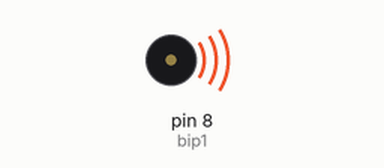
Recording of a sketch running on a simulated Arduino Uno, built with avr-gcc and run on an emulated ATmega328P. Shown: buzzer (waves = sounding).

Above: at 1.0 s.
At 2.5 s:
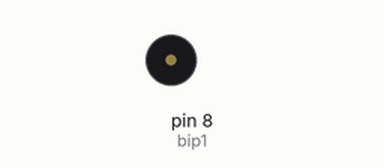
Timing chart, 0 to 27.2 s (numbered marks = the images above):
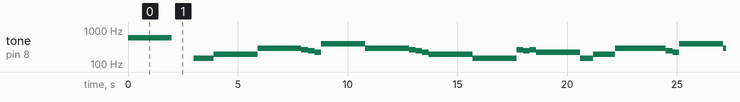

The sketch:

main.ino
```cpp
#include "pitches.h"

//Bip number
int bip1 = 8;

//Intervals
int longo = 2000;
int medio = 1000;
int curto = 500;
int small = 300;


void setup() {

  pinMode(bip1,OUTPUT);

}

void loop() {

  starWars();

  delay(5000);

}

//Music
void starWars(){
  tone(bip1,NOTE_D5,2000);
  delay(3000);

  tone(bip1,NOTE_D3,small);
  delay(small);
  tone(bip1,NOTE_D3,small);
  delay(small);
  tone(bip1,NOTE_D3,small);
  delay(small);

  tone(bip1,NOTE_G3,longo);
  delay(longo);

  tone(bip1,NOTE_D4,longo);
  delay(longo);

  tone(bip1,NOTE_C4,small);
  delay(small);
  tone(bip1,NOTE_B3,small);
  delay(small);
  tone(bip1,NOTE_A3,small);
  delay(small);

  tone(bip1,NOTE_G4,longo);
  delay(longo);

  tone(bip1,NOTE_D4,longo);
  delay(longo);

  tone(bip1,NOTE_C4,curto);
  delay(small);
  tone(bip1,NOTE_B3,curto);
  delay(small);
  tone(bip1,NOTE_A3,curto);
  delay(small);

  tone(bip1,NOTE_G3,longo);
  delay(longo);

  tone(bip1,NOTE_D3,longo);
  delay(longo);

  tone(bip1,NOTE_C4,curto);
  delay(small);
  tone(bip1,NOTE_B3,curto);
  delay(small);
  tone(bip1,NOTE_C4,curto);
  delay(small);

  tone(bip1,NOTE_A3,longo);
  delay(longo);

  tone(bip1,NOTE_D3,longo);
  delay(small);
  tone(bip1,NOTE_D3,longo);
  delay(small);

  tone(bip1,NOTE_G3,longo);
  delay(medio);

  tone(bip1,NOTE_D4,longo);
  delay(longo);

  tone(bip1,NOTE_D4,curto);
  delay(small);
  tone(bip1,NOTE_B3,curto);
  delay(small);
  tone(bip1,NOTE_A3,curto);
  delay(small);

  tone(bip1,NOTE_G4,longo);
  delay(longo);

  tone(bip1,NOTE_D4,longo);
  delay(longo);

  tone(bip1,NOTE_C4,curto);
  delay(small);
  tone(bip1,NOTE_B3,curto);
  delay(small);
  tone(bip1,NOTE_A3,curto);
  delay(small);

  tone(bip1,NOTE_G4,longo);
  delay(longo);

  tone(bip1,NOTE_D4,longo);
  delay(longo);

  tone(bip1,NOTE_D4,curto);
  delay(small);
  tone(bip1,NOTE_B3,curto);
  delay(small);
  tone(bip1,NOTE_D4,curto);
  delay(small);

  tone(bip1,NOTE_A3,longo);
  delay(longo);

}
```

pitches.h.ino
```cpp
/*************************************************
 * Public Constants
 *************************************************/

#define NOTE_B0  31
#define NOTE_C1  33
#define NOTE_CS1 35
#define NOTE_D1  37
#define NOTE_DS1 39
#define NOTE_E1  41
#define NOTE_F1  44
#define NOTE_FS1 46
#define NOTE_G1  49
#define NOTE_GS1 52
#define NOTE_A1  55
#define NOTE_AS1 58
#define NOTE_B1  62
#define NOTE_C2  65
#define NOTE_CS2 69
#define NOTE_D2  73
#define NOTE_DS2 78
#define NOTE_E2  82
#define NOTE_F2  87
#define NOTE_FS2 93
#define NOTE_G2  98
#define NOTE_GS2 104
#define NOTE_A2  110
#define NOTE_AS2 117
#define NOTE_B2  123
#define NOTE_C3  131
#define NOTE_CS3 139
#define NOTE_D3  147
#define NOTE_DS3 156
#define NOTE_E3  165
#define NOTE_F3  175
#define NOTE_FS3 185
#define NOTE_G3  196
#define NOTE_GS3 208
#define NOTE_A3  220
#define NOTE_AS3 233
#define NOTE_B3  247
#define NOTE_C4  262
#define NOTE_CS4 277
#define NOTE_D4  294
#define NOTE_DS4 311
#define NOTE_E4  330
#define NOTE_F4  349
#define NOTE_FS4 370
#define NOTE_G4  392
#define NOTE_GS4 415
#define NOTE_A4  440
#define NOTE_AS4 466
#define NOTE_B4  494
#define NOTE_C5  523
#define NOTE_CS5 554
#define NOTE_D5  587
#define NOTE_DS5 622
#define NOTE_E5  659
#define NOTE_F5  698
#define NOTE_FS5 740
#define NOTE_G5  784
#define NOTE_GS5 831
#define NOTE_A5  880
#define NOTE_AS5 932
#define NOTE_B5  988
#define NOTE_C6  1047
#define NOTE_CS6 1109
#define NOTE_D6  1175
#define NOTE_DS6 1245
#define NOTE_E6  1319
#define NOTE_F6  1397
#define NOTE_FS6 1480
#define NOTE_G6  1568
#define NOTE_GS6 1661
#define NOTE_A6  1760
#define NOTE_AS6 1865
#define NOTE_B6  1976
#define NOTE_C7  2093
#define NOTE_CS7 2217
#define NOTE_D7  2349
#define NOTE_DS7 2489
#define NOTE_E7  2637
#define NOTE_F7  2794
#define NOTE_FS7 2960
#define NOTE_G7  3136
#define NOTE_GS7 3322
#define NOTE_A7  3520
#define NOTE_AS7 3729
#define NOTE_B7  3951
#define NOTE_C8  4186
#define NOTE_CS8 4435
#define NOTE_D8  4699
#define NOTE_DS8 4978
 
```

Measured:
- by itself, tone on pin 8 (bip1): plays 587 Hz for 2.0 s, 147 Hz for 0.90 s, 196 Hz for 2.0 s, 294 Hz for 2.0 s, 262 Hz for 0.30 s, 247 Hz for 0.30 s … (102 notes in this stretch)
